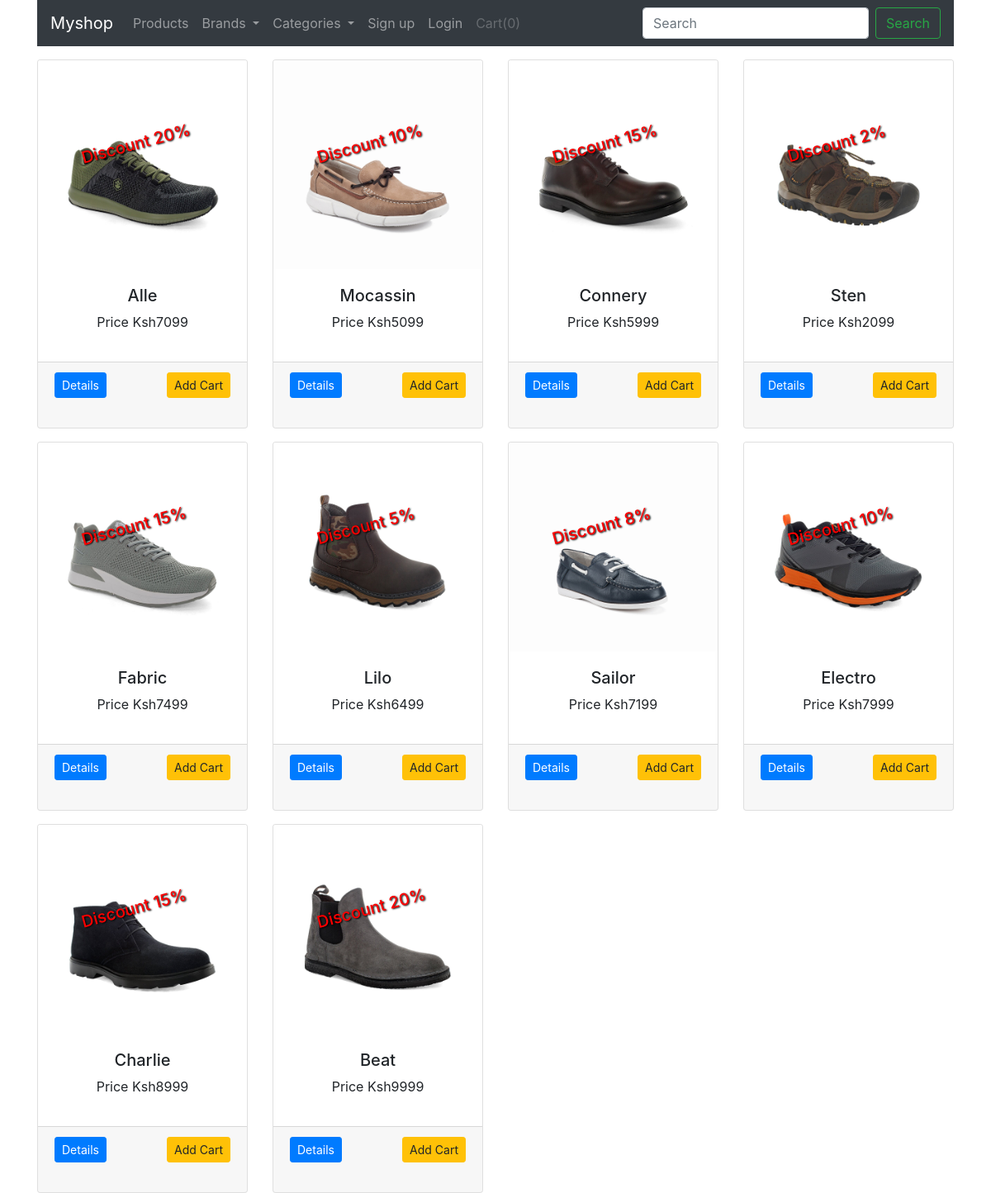
The page / on the database its author committed.
### myapp/myshop/products/models.py (models this page shows, shortened)
class AddProduct(db.Model):
    __searchable__ = ['name', 'description',]
    id = db.Column(db.Integer, primary_key=True)
    name = db.Column(db.String(30), nullable=False,unique=True)
    price = db.Column(db.Integer, nullable=False)
    discount = db.Column(db.Integer,default=0)
    stock = db.Column(db.Integer,nullable=False)
    color = db.Column(db.String(30), nullable=False)
    description = db.Column(db.String(100), nullable=False)
    pub_date = db.Column(db.DateTime, nullable=False, default=datetime.utcnow)
    brand_id = db.Column(db.Integer, db.ForeignKey('brand.id'), nullable=False)
    category_id = db.Column(db.Integer, db.ForeignKey('category.id'), nullable=False)
    image_1 = db.Column(db.String(150),nullable=False,default='image.jpg')
    image_2 = db.Column(db.String(150),nullable=False,default='image.jpg')
    image_3 = db.Column(db.String(150),nullable=False,default='image.jpg')
    brand = db.relationship('Brand', backref='add_product', lazy=True)
    category = db.relationship('Category', backref='add_product', lazy=True)

### myapp/myshop/products/routes.py (the view)
@app.route('/')
def home():
    products = AddProduct.query.filter(AddProduct.stock > 0)
    return render_template('products/index.html',products=products,brands=brands(),categories=categories())

### myapp/myshop/products/routes.py (called while the page is built)
def brands():
    brands = Brand.query.join(AddProduct, (Brand.id==AddProduct.brand_id)).all()
    return brands

def categories():
    categories = Category.query.join(AddProduct,(Category.id==AddProduct.category_id)).all()
    return categories

### myapp/myshop/templates/products/index.html (shortened to what this page needs)
{% extends "base.html" %}
{% block content %}
{% include "navbar.html" %}
<div class="container">
    <div class="row">
        {% if brand %}
        {% for _brand in brand %}
        <div class="col-md-3 mt-3">
            <div class="card">
                <img src="{{url_for('static', filename='images/' + _brand.image_1)}}" alt="{{_brand.name}}" class="card-img-top">
                <div class="card-body">
                    {% if _brand.discount > 0 %}
                    <h5 style="text-shadow: 1px 1px 2px black; color:red;transform: rotate(-15deg);position: absolute; top:20%;left:20%">Discount {{_brand.discount}}%</h5>
                    {% endif %}
                    <h5 class="text-center">{{_brand.name}}</h5>
                    <p class="text-center">Price Ksh{{_brand.price}}</p>
                </div>
                <div class="card-footer">
                    <a href="{{url_for('single_page', id=_brand.id)}}" class="float-left btn btn-primary btn-sm ">Details</a>
                    <form action="{{url_for ('AddCart')}}" method="post">
                        <input type="hidden" name="product_id" value="{{_brand.id}}">
                        <button type="submit" class="btn btn-sm btn-warning float-right">Add Cart</button>
                        <input type="hidden" name="quantity" id="" value="1">
                        {% set color = _brand.color.split(',') %}
                        <select name="color" id="color" style="visibility:hidden">
                            {% for _color in color %}
                            {% set color = _brand.color.split(':') %}
                            <option value="{{color[0]}}">{{color[0]|capitalize}}</option>
                            {% endfor %}
                        </select>
                    </form>
                </div>
            </div>
        </div>
        {% endfor %}
        {% else %}
        {% for product in products %}
        <div class="col-md-3 mt-3">
            <div class="card">
                <img src="{{url_for('static', filename='images/' + product.image_1)}}" alt="{{product.name}}" class="card-img-top">
                <div class="card-body">
                    {% if product.discount > 0 %}
                    <h5 style="text-shadow: 1px 1px 2px black; color:red;transform: rotate(-15deg);position: absolute; top:20%;left:20%">Discount {{product.discount}}%</h5>
                    {% endif %}
                    <h5 class="text-center">{{product.name}}</h5>
                    <p class="text-center">Price Ksh{{product.price}}</p>
                </div>
                <div class="card-footer">
                    <a href="{{url_for('single_page', id=product.id)}}" class="float-left btn btn-primary btn-sm ">Details</a>
                    <form action="{{url_for ('AddCart')}}" method="POST">
                        <button type="submit" class="btn btn-sm btn-warning float-right">Add Cart</button>
                        {% set color = product.color.split(',') %}
                    </form>
                </div>
            </div>
        </div>
        {% endfor %}
        {% endif %}
    </div>
</div>
{% endblock %}

### myapp/myshop/templates/base.html (shortened to what this page needs)
<!doctype html>
<html lang="en">
<head>
    <link rel="stylesheet" href="https://cdn.jsdelivr.net/npm/bootstrap@4.0.0/dist/css/bootstrap.min.css">
</head>
<body>
    {% block content %}
    {% endblock  %}
</body>
</html>

### myapp/myshop/templates/navbar.html (shortened to what this page needs)
<div class="container">
    <nav class="navbar navbar-expand-lg navbar-dark bg-dark">
        <a class="navbar-brand" href="/">Myshop</a>
        <div class="collapse navbar-collapse" id="navbarSupportedContent">
            <ul class="navbar-nav mr-auto">
                <li class="nav-item">
                    <a class="nav-link" href="/">Products</a>
                </li>
                <li class="nav-item dropdown">
                    <a class="nav-link dropdown-toggle" href="#" id="navbarDropdown" role="button" data-toggle="dropdown" aria-haspopup="true" aria-expanded="false">
                    Brands
                    </a>
                </li>
                <li class="nav-item dropdown">
                    <a class="nav-link dropdown-toggle" href="#" id="navbarDropdown" role="button" data-toggle="dropdown" aria-haspopup="true" aria-expanded="false">
                    Categories
                    </a>
                </li>
                {% if current_user.is_authenticated %}
                <li class="nav-item">
                    <a href="{{url_for('customer_logout')}}" class="nav-link">Hi {{current_user.username}}</a>
                </li>
                <li class="nav-item">
                    <a href="{{url_for('customer_logout')}}" class="nav-link">Logout</a>
                </li>
                {% else %}
                <li class="nav-item">
                    <a href="{{url_for('customer_register')}}" class="nav-link">Sign up</a>
                </li>
                <li class="nav-item">
                    <a href="{{url_for('customer_login')}}" class="nav-link">Login</a>
                </li>
                {% endif %}
                <li class="nav-item">
                    <a class="nav-link disabled" href="{{url_for('getCart')}}">Cart({{session['Shoppingcart']|length}})</a>
                </li>
            </ul>
            <form class="form-inline my-2 my-lg-0" action="{{url_for('result')}}">
                <input class="form-control mr-sm-2" type="search" placeholder="Search" aria-label="Search" name="q">
                <button class="btn btn-outline-success my-2 my-sm-0" type="submit">Search</button>
            </form>
        </div>
    </nav>
</div>

### rows shown on the page
AddProduct: image_1 (picture), discount "20", name "Alle", price "7099"
AddProduct: image_1 (picture), discount "10", name "Mocassin", price "5099"
AddProduct: image_1 (picture), discount "15", name "Connery", price "5999"
AddProduct: image_1 (picture), discount "2", name "Sten", price "2099"
AddProduct: image_1 (picture), discount "15", name "Fabric", price "7499"
AddProduct: image_1 (picture), discount "5", name "Lilo", price "6499"
AddProduct: image_1 (picture), discount "8", name "Sailor", price "7199"
AddProduct: image_1 (picture), discount "10", name "Electro", price "7999"
AddProduct: image_1 (picture), discount "15", name "Charlie", price "8999"
AddProduct: image_1 (picture), discount "20", name "Beat", price "9999"

### other values the page prints
{{ session['Shoppingcart']|length }} "0"
